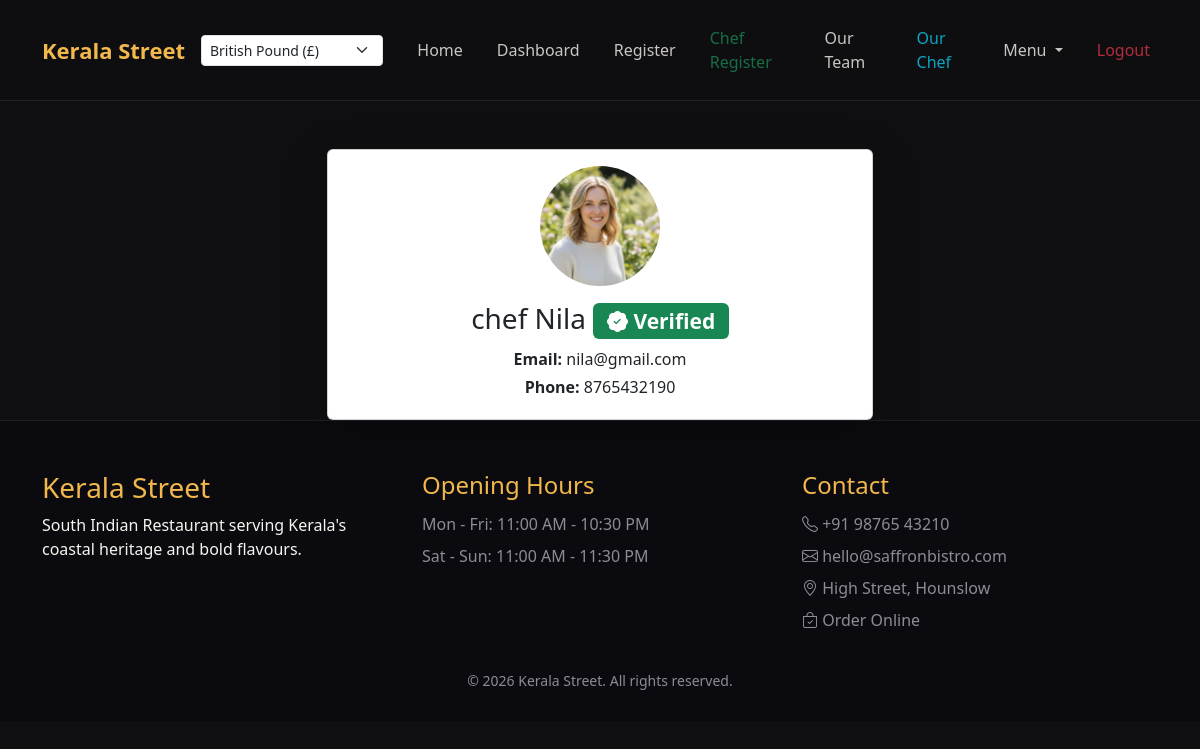
/chef_profile/ (signed in), run on the app's committed database.
### admin_app/models.py (models this page shows, shortened)
class chef(models.Model):
    name = models.CharField(max_length=100)
    email = models.EmailField()
    phone = models.CharField(max_length=15)
    password = models.CharField(max_length=128)
    image = models.ImageField(upload_to='chef_images/')
    specialty = models.CharField(max_length=100, blank=True, null=True)

### Chef_app/views.py (the view)
# urls.py: path('chef_profile/', views.chef_profile, name='chef_profile'),
def chef_profile(request):
    email = request.session.get('email')
    if email:
        from admin_app.models import chef
        chef_obj = chef.objects.filter(email=email).first()
        if chef_obj:
            context = {
                'name': chef_obj.name,
                'email': chef_obj.email,
                'specialty': chef_obj.specialty,
                'image': chef_obj.image,
                'phone': chef_obj.phone,
            }
            return render(request, 'chef_profile.html', context)
    return HttpResponse('Chef profile not found.', status=404)

### templates/chef_profile.html (shortened to what this page needs)
{% load static %}
{% include 'header.html' %}
<div class="container mt-5">
	<div class="row justify-content-center">
		<div class="col-md-6">
			<div class="card shadow-lg">
				<div class="card-body d-flex flex-column align-items-center justify-content-center">
					{% if image %}
						<img src="{{ image.url }}" alt="Chef Image" class="rounded-circle mb-3" style="width:120px;height:120px;object-fit:cover;">
					{% else %}
						<img src="{% static 'image/default_food.png' %}" alt="No Image" class="rounded-circle mb-3" style="width:120px;height:120px;object-fit:cover;">
					{% endif %}
					<h3 class="mb-2">{{ name }} <span class="badge bg-success"><i class="bi bi-patch-check-fill"></i> Verified</span></h3>
					<p class="mb-1"><strong>Email:</strong> {{ email }}</p>
					<p class="mb-1"><strong>Phone:</strong> {{ phone }}</p>
				</div>
			</div>
		</div>
	</div>
</div>
{% include 'footer.html' %}

### static/css/style.css (style rules this page uses)
:root { --bg: #0f0f12; --surface: #17171c; --muted: #8c8c95; --text: #f7f4f0; --accent: #f2b84b; --accent-2: #ff7e6b; --border: rgba(255, 255, 255, 0.08); }
* { box-sizing: border-box; }
body { font-family: "Segoe UI", Tahoma, Geneva, Verdana, sans-serif; background: var(--bg); color: var(--text); margin: 0; }
img { max-width: 100%; display: block; }

### data on the page
chef: name "chef Nila", email "nila@gmail.com", phone "8765432190"
